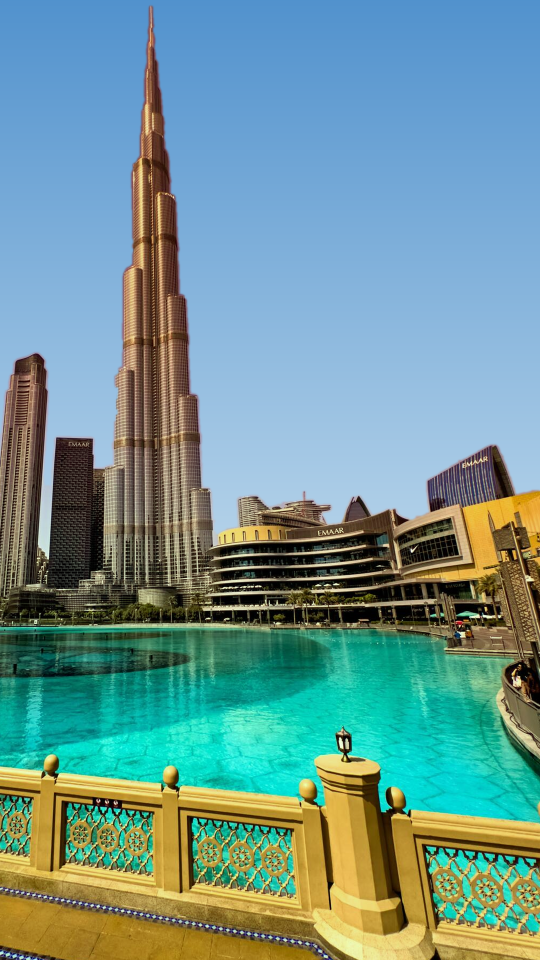
#> input picture video/dubai-series-src/ref/burjplate.png, 1080 x 1920 px, found by its file name (shown at 1/2 size)
$ python hookcomp.py
#> lines starting #> are read from the running program, lines starting #| are printed output that depends on the picture
# EP2 opening: presenter over the Burj Khalifa backdrop; his wooden floor becomes the terrace deck.
import cv2, numpy as np, glob, os, sys
DECK = int(sys.argv[1]) if len(sys.argv) > 1 else 1512
plate = cv2.imread('burjplate.png').astype(np.float32) / 255
os.makedirs('hk/comp', exist_ok=True)
yy = np.arange(1920, dtype=np.float32)[:, None]
keep_floor = np.zeros_like(yy)                                       # photo plaza replaces his floor                    # soft seam at the deck edge
wrap_src = cv2.GaussianBlur(plate, (0, 0), 14)
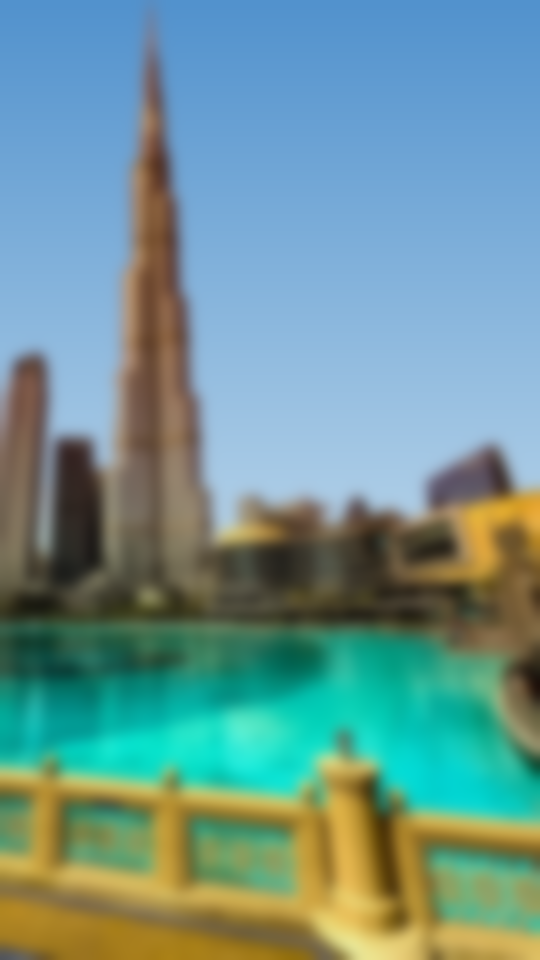
#> wrap_src: shape (1920, 1080, 3) float32 (shown at 1/2 size); mean B, G, R 0.58, 0.586, 0.43
for p in sorted(glob.glob('hk/frames/*.png'))[:190]:
    f = cv2.imread(p.replace('/frames/', '/sharp/')).astype(np.float32) / 255
    m = cv2.imread('hk/mat/' + os.path.basename(p), 0).astype(np.float32) / 255
    a = np.maximum(m, keep_floor)
    # match his indoor light to the daylight plate: slightly cooler and brighter
    fg = np.clip(f * np.array([.98, 1.02, 1.06], np.float32) * 1.06, 0, 1)
    edge = np.clip(cv2.GaussianBlur(m, (0, 0), 5) - m, 0, 1) * .22 + np.clip(m - cv2.erode(m, np.ones((5, 5), np.uint8)), 0, 1) * .15
    fg = fg + (wrap_src - fg) * edge[..., None] * (1 - keep_floor)[..., None]
    feet = np.where(m[1700:1900].max(1) > .5)[0]
    bg = plate.copy()
    if len(feet):                                                     # soft contact shadow under his shoes
        yb = 1700 + feet.max(); xs = np.where(m[yb - 10] > .5)[0]
        if len(xs):
            sh = np.zeros((1920, 1080), np.float32); cv2.ellipse(sh, (int(xs.mean()), yb), (int((xs.max() - xs.min()) * .75) + 20, 22), 0, 0, 360, .55, -1)
            sh = cv2.GaussianBlur(sh, (0, 0), 14); bg = bg * (1 - sh[..., None])
    out = fg * a[..., None] + bg * (1 - a[..., None])
    cv2.imwrite('hk/comp/' + os.path.basename(p), (np.clip(out, 0, 1) * 255).astype(np.uint8))
print('ok')

$ run again, with video/dubai-series-src/ref/diplate3.png copied over video/dubai-series-src/ref/burjplate.png
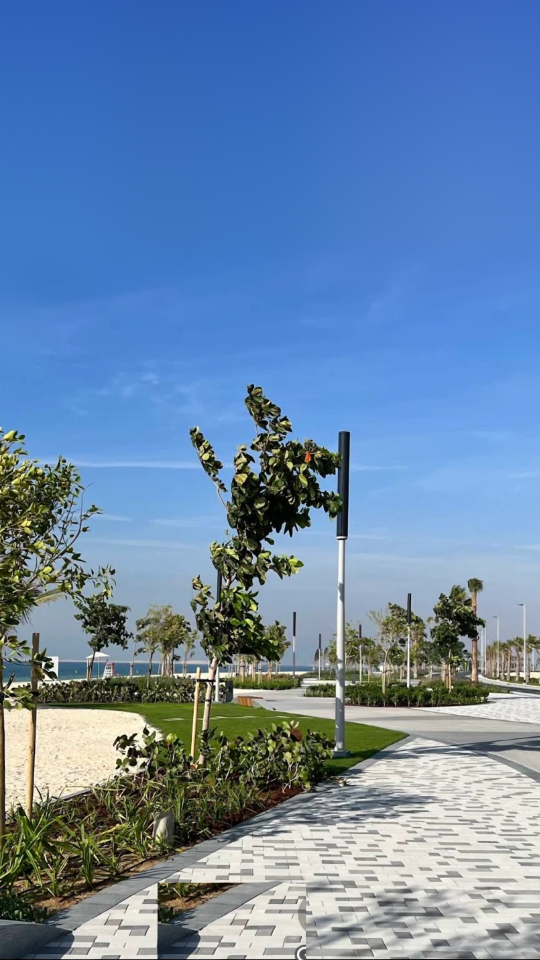
#> input picture video/dubai-series-src/ref/diplate3.png, 1080 x 1920 px, found by its file name (shown at 1/2 size)
#> `wrap_src = cv2.GaussianBlur(plate, (0, 0), 14)`:
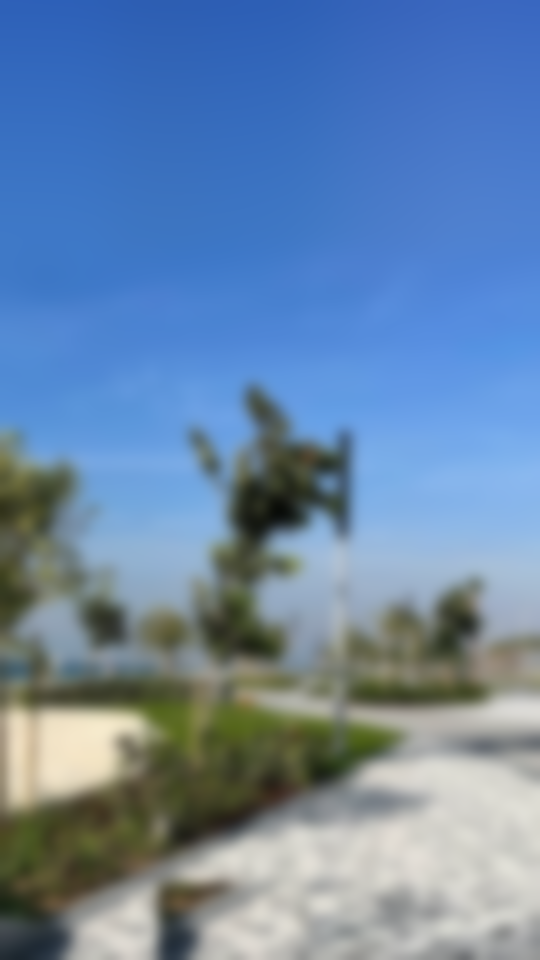
#> wrap_src: shape (1920, 1080, 3) float32 (shown at 1/2 size); mean B, G, R 0.662, 0.526, 0.411

$ run again, with video/dubai-series-src/ref/nakheel_clean.png copied over video/dubai-series-src/ref/burjplate.png
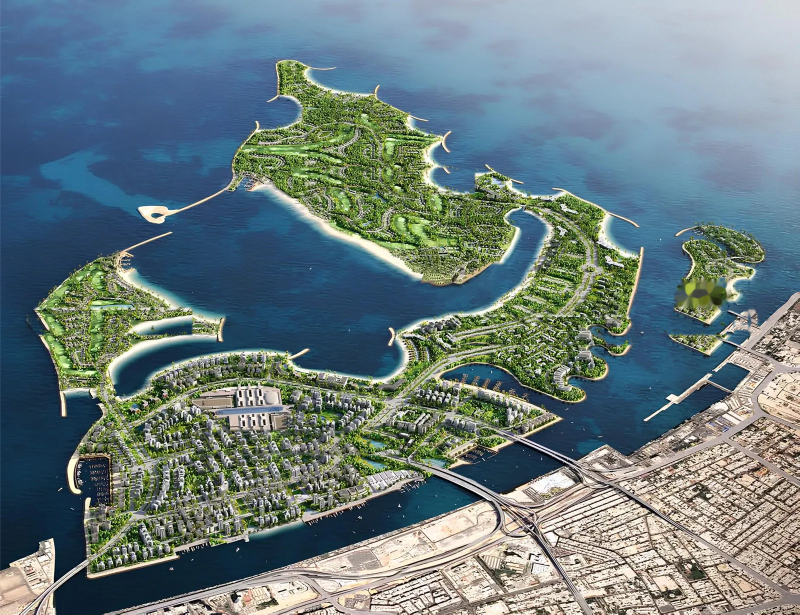
#> input picture video/dubai-series-src/ref/nakheel_clean.png, 1600 x 1229 px, found by its file name (shown at 1/2 size)
#> `wrap_src = cv2.GaussianBlur(plate, (0, 0), 14)`:
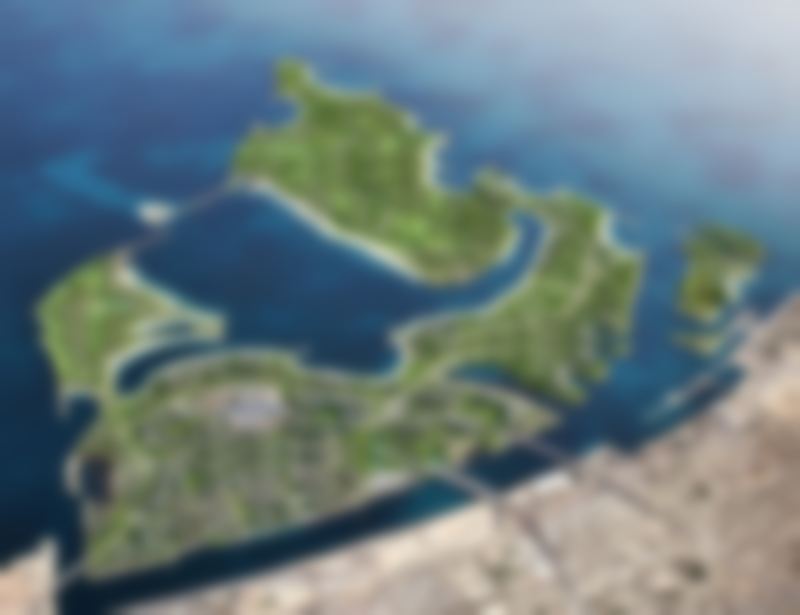
#> wrap_src: shape (1229, 1600, 3) float32 (shown at 1/2 size); mean B, G, R 0.5, 0.491, 0.42

$ run again, with video/dubai-series-src/ref/16.webp saved as video/dubai-series-src/ref/burjplate.png
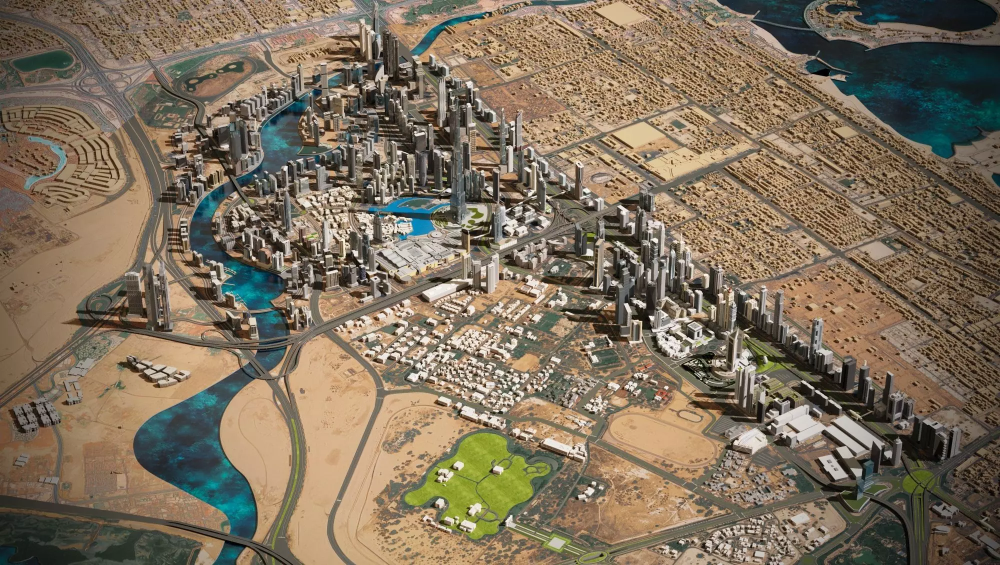
#> input picture video/dubai-series-src/ref/16.webp, 2000 x 1130 px, found by its file name (shown at 1/2 size)
#> `wrap_src = cv2.GaussianBlur(plate, (0, 0), 14)`:
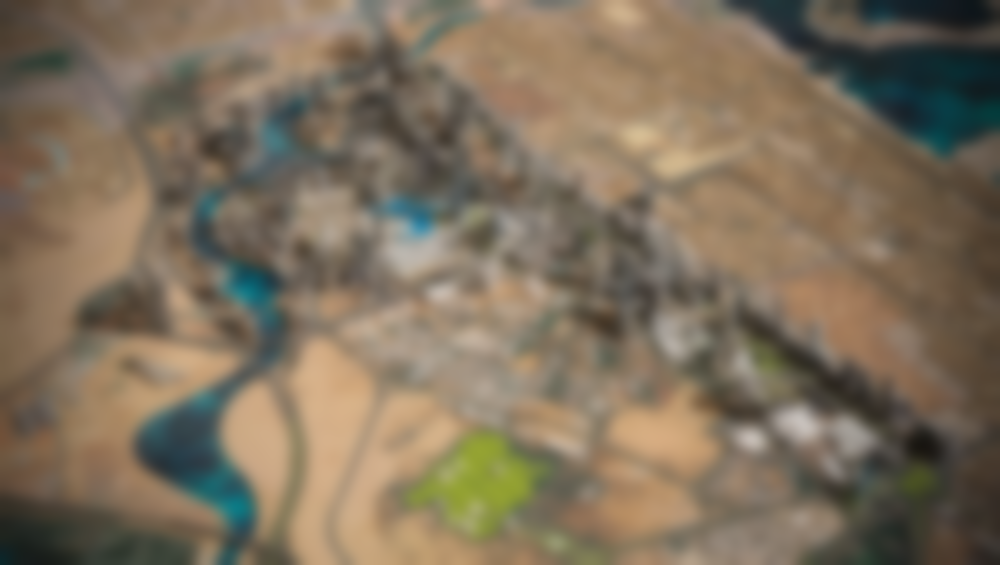
#> wrap_src: shape (1130, 2000, 3) float32 (shown at 1/2 size); mean B, G, R 0.363, 0.441, 0.496
